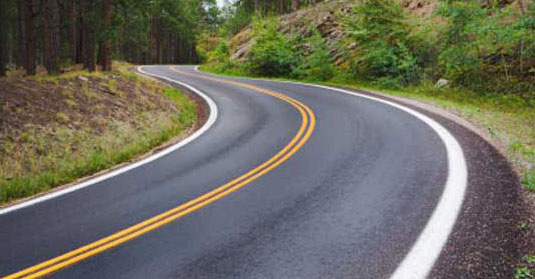
#> input picture samples/roads/road_1.jpg, 535 x 279 px
$ python canny_edge_detection.py
#> lines starting #> are read from the running program, lines starting #| are printed output that depends on the picture; after the words box and inside, x2 and y2 are one past the last pixel; in counts of white or black regions, pixels touching at a corner belong together
# Inspired by Self-Driving-Car Nano Degree from Udacity

import os
import matplotlib.pyplot as plt
import matplotlib.image as mpimg
import numpy as np
import cv2

image_path = os.path.join(os.getcwd(), "../../samples/roads/road_1.jpg")

if not os.path.exists(image_path):
    print("Image does not exist!")
    exit()

image = mpimg.imread(image_path)
#> image is the input picture: shape (279, 535, 3); mean R, G, B 108.8, 107.9, 94.6

plt.imshow(image)
plt.show()

gray = cv2.cvtColor(image, cv2.COLOR_RGB2GRAY)  # grayscale conversion
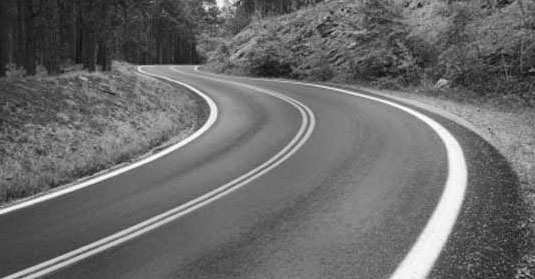
#> gray: shape (279, 535); min 13, max 255, mean 106.7
plt.imshow(gray, cmap='gray')
plt.show()

"""
We'll also include Gaussian smoothing, before running Canny,
which is essentially a way of suppressing noise and spurious gradients by averaging
kernel_size for Gaussian smoothing to be any odd number. A larger kernel_size implies averaging,
or smoothing, over a larger area
"""
kernel_size = 3
blur_gray = cv2.GaussianBlur(gray,(kernel_size, kernel_size), 0)
plt.imshow(blur_gray, cmap='gray')
plt.show()

"""
The algorithm will first detect strong edge (strong gradient) pixels above the high_threshold,
and reject pixels below the low_threshold. Next, pixels with values between the low_threshold
and high_threshold will be included as long as they are connected to strong edges.
The output edges is a binary image with white pixels tracing out the detected edges and black everywhere else.

As far as a ratio of low_threshold to high_threshold, John Canny himself recommended a low
to high ratio of 1:2 or 1:3.

cv2.Canny() applies a 5x5 Gaussian internally

"""

low_threshold = 50
high_threshold = 150
edges = cv2.Canny(gray, low_threshold, high_threshold)
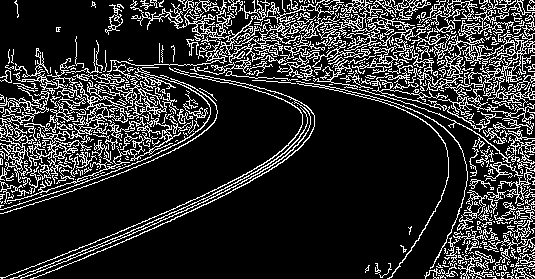
#> edges: shape (279, 535); 18% white in thin lines or dots

# Display the image
plt.imshow(edges, cmap='Greys_r')
plt.show()

$ run again, with samples/roads/road_2.jpg copied over samples/roads/road_1.jpg
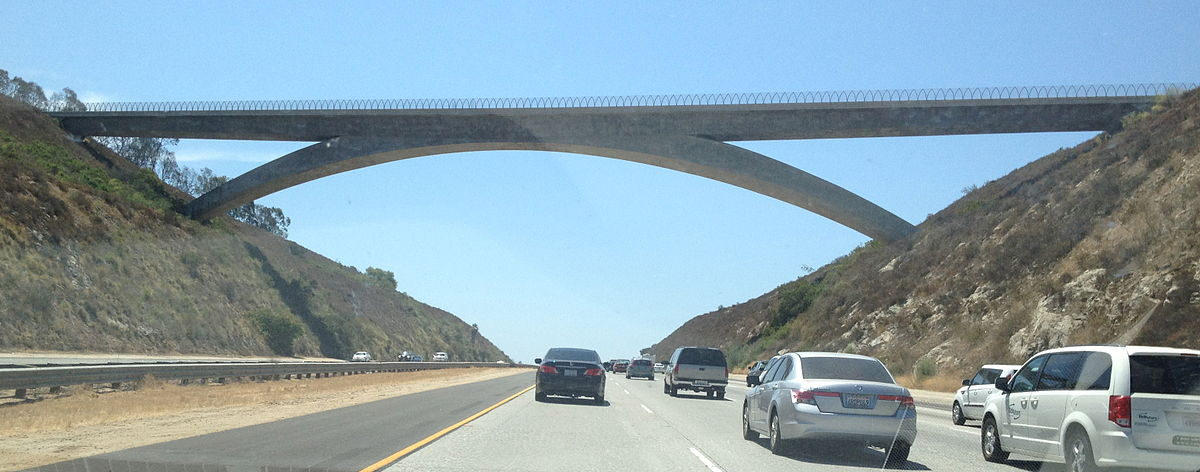
#> input picture samples/roads/road_2.jpg, 1200 x 472 px
#> image is the input picture: shape (472, 1200, 3); mean R, G, B 136.8, 158.5, 168.5
#> `gray = cv2.cvtColor(image, cv2.COLOR_RGB2GRAY)`:
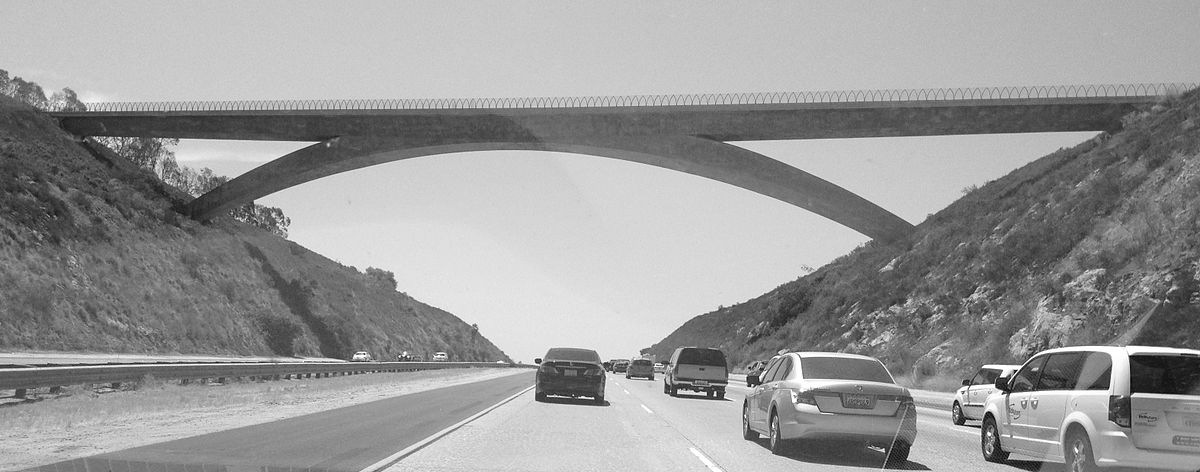
#> gray: shape (472, 1200); min 1, max 255, mean 153.1
#> `edges = cv2.Canny(gray, low_threshold, high_threshold)`:
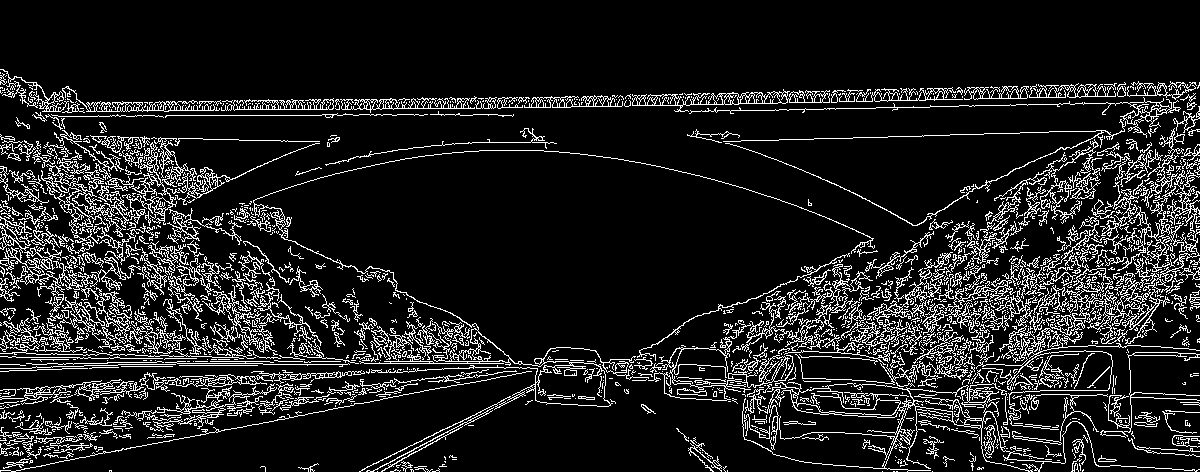
#> edges: shape (472, 1200); 12.3% white in thin lines or dots, all inside (x1, y1, x2, y2) = (0, 69, 1200, 472)

$ run again, with samples/roads/road_3.jpg copied over samples/roads/road_1.jpg
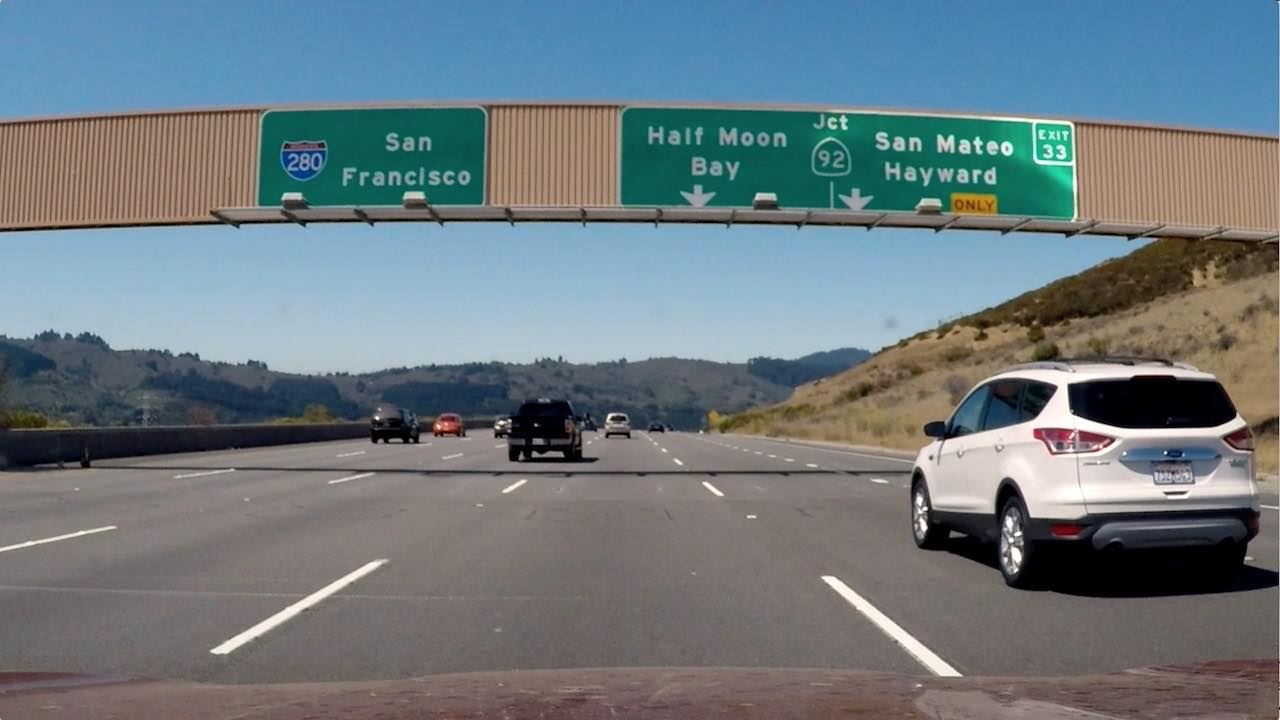
#> input picture samples/roads/road_3.jpg, 1280 x 720 px
#> image is the input picture: shape (720, 1280, 3); mean R, G, B 109.2, 121.6, 127.4
#> `gray = cv2.cvtColor(image, cv2.COLOR_RGB2GRAY)`:
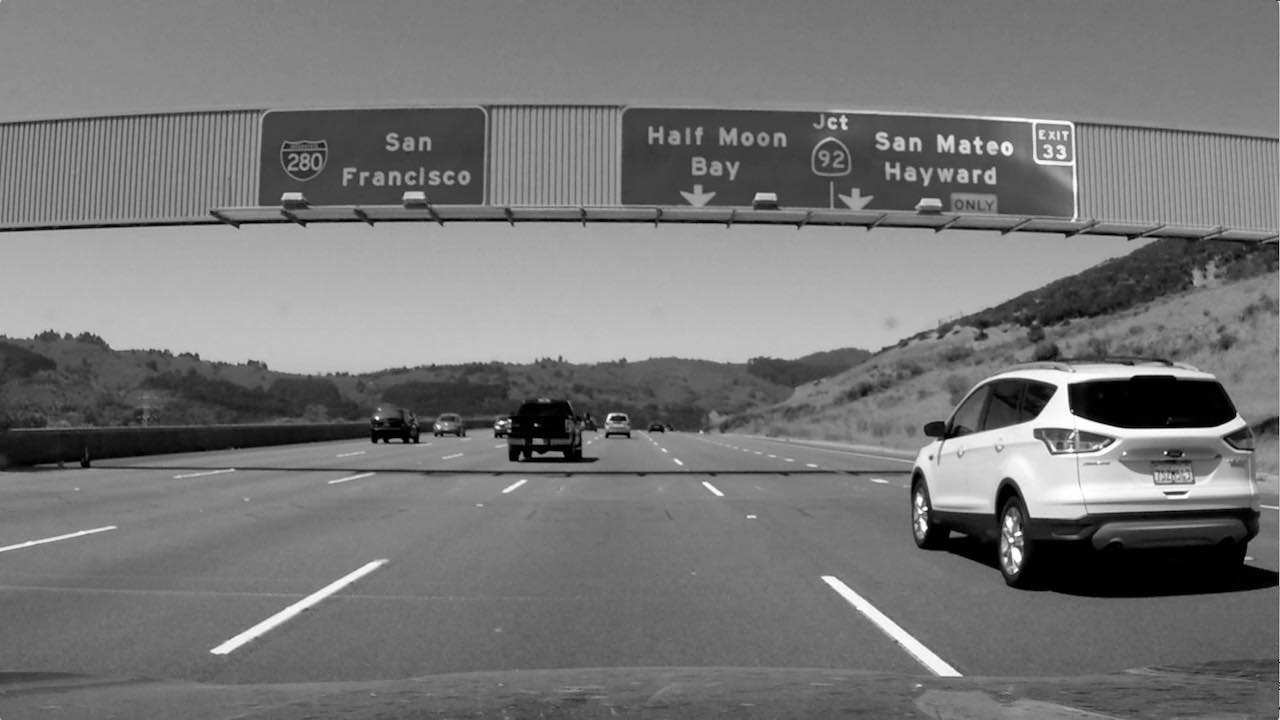
#> gray: shape (720, 1280); min 0, max 255, mean 118.6
#> `edges = cv2.Canny(gray, low_threshold, high_threshold)`:
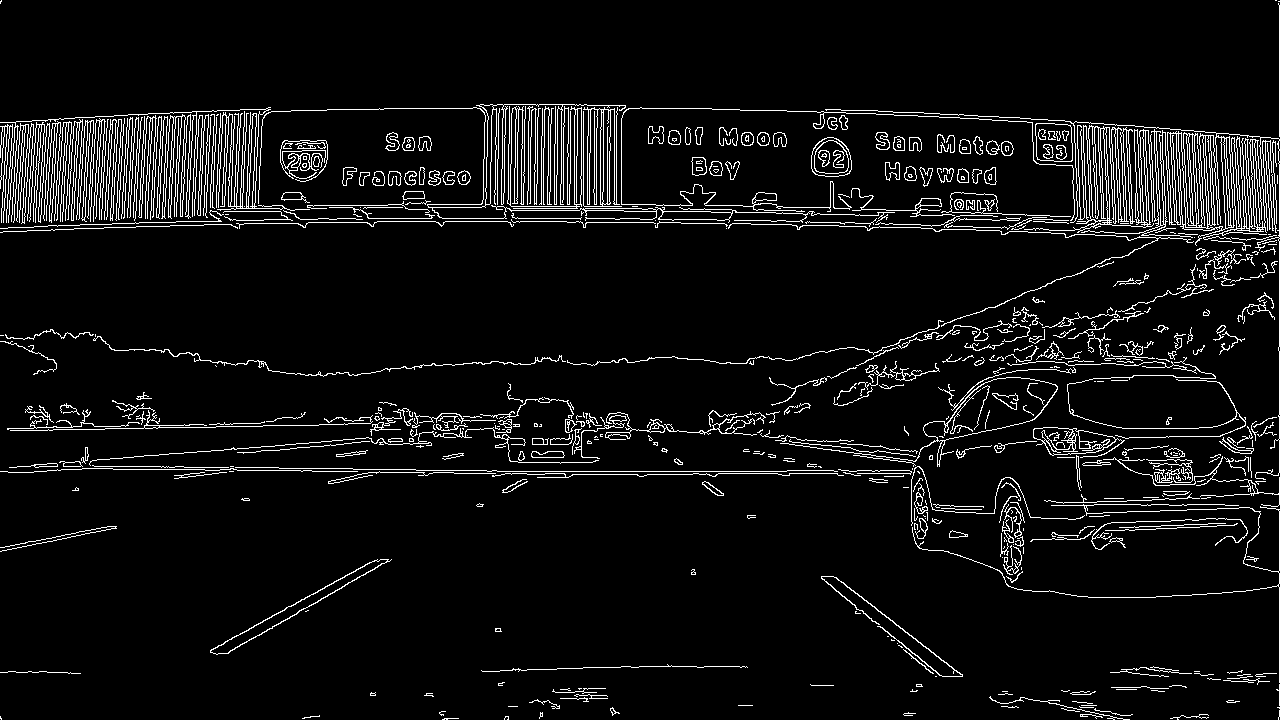
#> edges: shape (720, 1280); 6.2% white in thin lines or dots
